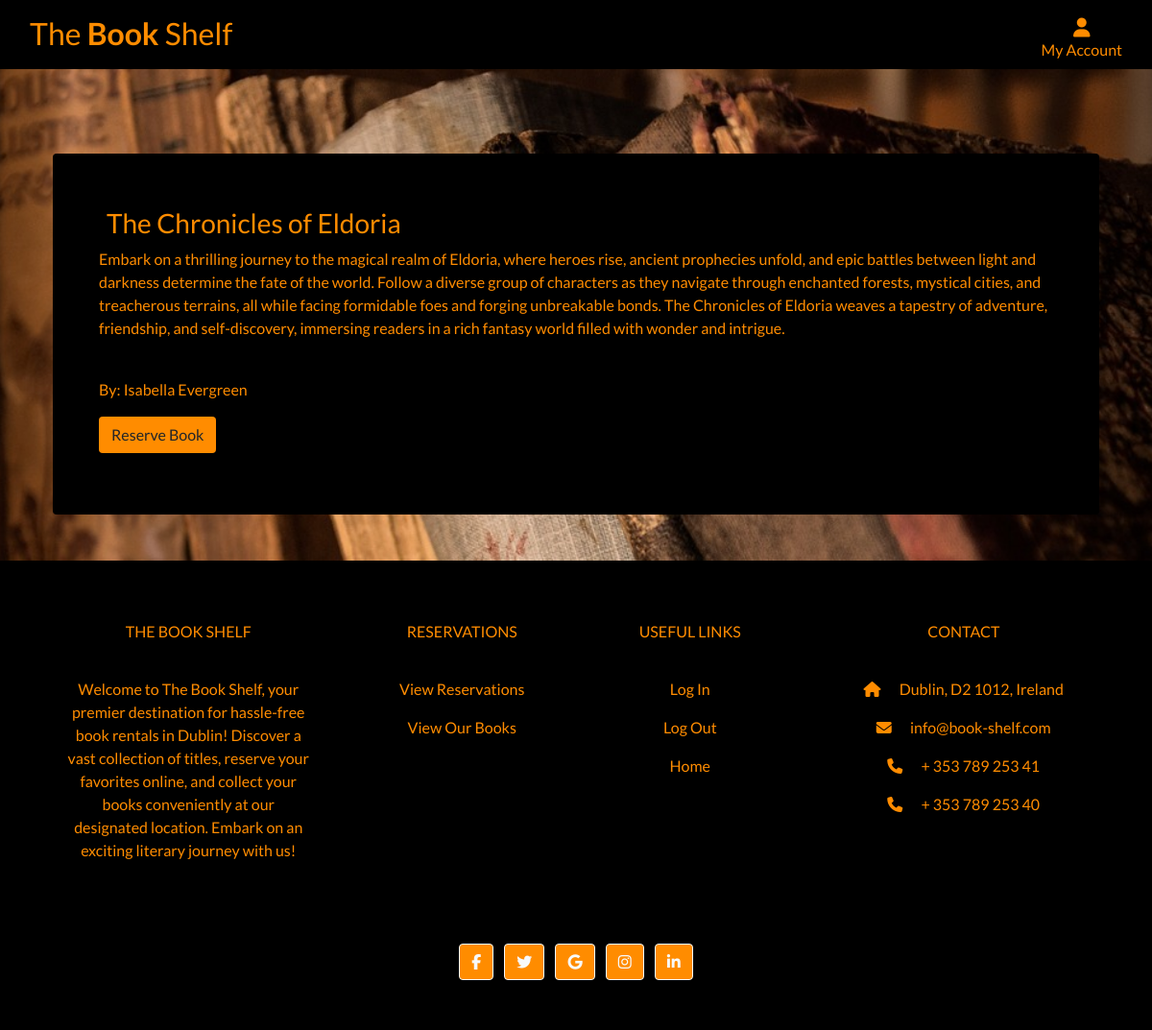
Screenshot of /rental/book/1/ with the database file from the repository.
### rental/models.py (models this page shows, shortened)
class Book(models.Model):
    title = models.CharField(max_length=200)
    author = models.CharField(max_length=100)
    description = models.TextField()
    image = models.ImageField(blank=True, null=True)

### rental/views.py (the view)
# urls.py: path('book/<int:pk>/', views.book_detail, name='book_detail'),
def book_detail(request, pk):
    book = get_object_or_404(Book, pk=pk)
    return render(request, 'rental/book_detail.html', {'book': book})

### rental/templates/rental/book_detail.html
{% extends 'base.html' %}
{% block content %}
    <div class="container header-container ">
        <div class="black-bg rounded p-5">
            <div>
            <h3 class="orange-text m-2">{{ book.title }}</h3>
            <p class="orange-text">{{ book.description }}</p><br>
            <p class="mb-3 orange-text">By: {{ book.author }}</p>
            </div>
            <div class="mt-3">
                <a class="btn orange-color mb-3" href="{% url 'reserve_book' pk=book.pk %}">Reserve Book</a>
            </div>
        </div>
    </div>
{% endblock %}

### static/css/base.css (style rules this page uses)
html { height: 100%; }
body { background: url('/media/homepage_background.jpg') no-repeat center center; background-color: black; background-size: cover; height: calc(100vh - 150px); font-family: 'Lato'; }
.black-bg { background-color: rgb(0, 0, 0); border-radius: 10px; width: fit-content; margin: 10px; padding: 10px; }
.orange-color { background-color: rgb(255, 140, 0); }
.nav-text, .orange-text { color: rgb(255, 140, 0); }
.header-container { padding-top: 150px; }

### rows the page displays
Book: title "The Chronicles of Eldoria", description "Embark on a thrilling journey to the magical realm of Eldoria, where heroes rise, ancient prophecies unfold, and epic battles between light and darkness determine the fate of the world. Follow a diverse group of characters as they navigate through enchanted forests, mystical cities, and treacherous terrains, all while facing formidable foes and forging unbreakable bonds. The Chronicles of Eldoria weaves a tapestry of adventure, friendship, and self-discovery, immersing readers in a rich fantasy world filled with wonder and intrigue.", author "Isabella Evergreen"
